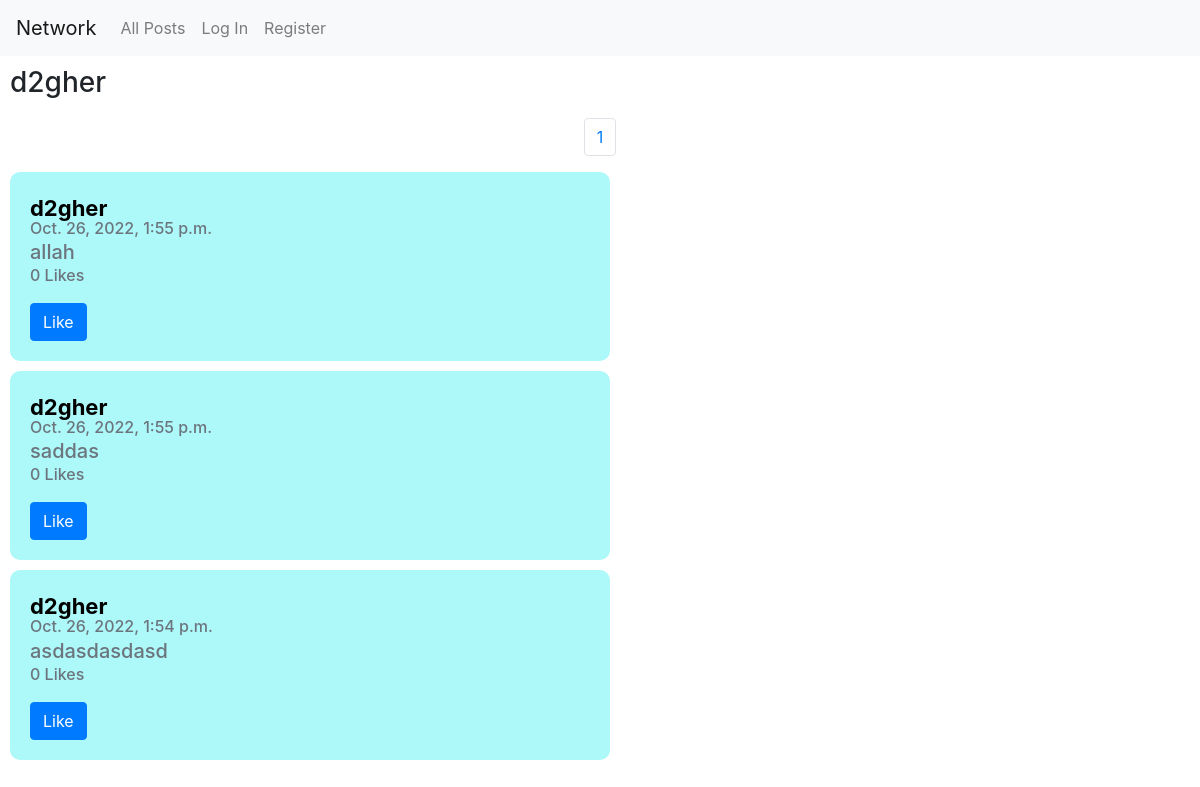
Page /d2gher on the earlier database version.
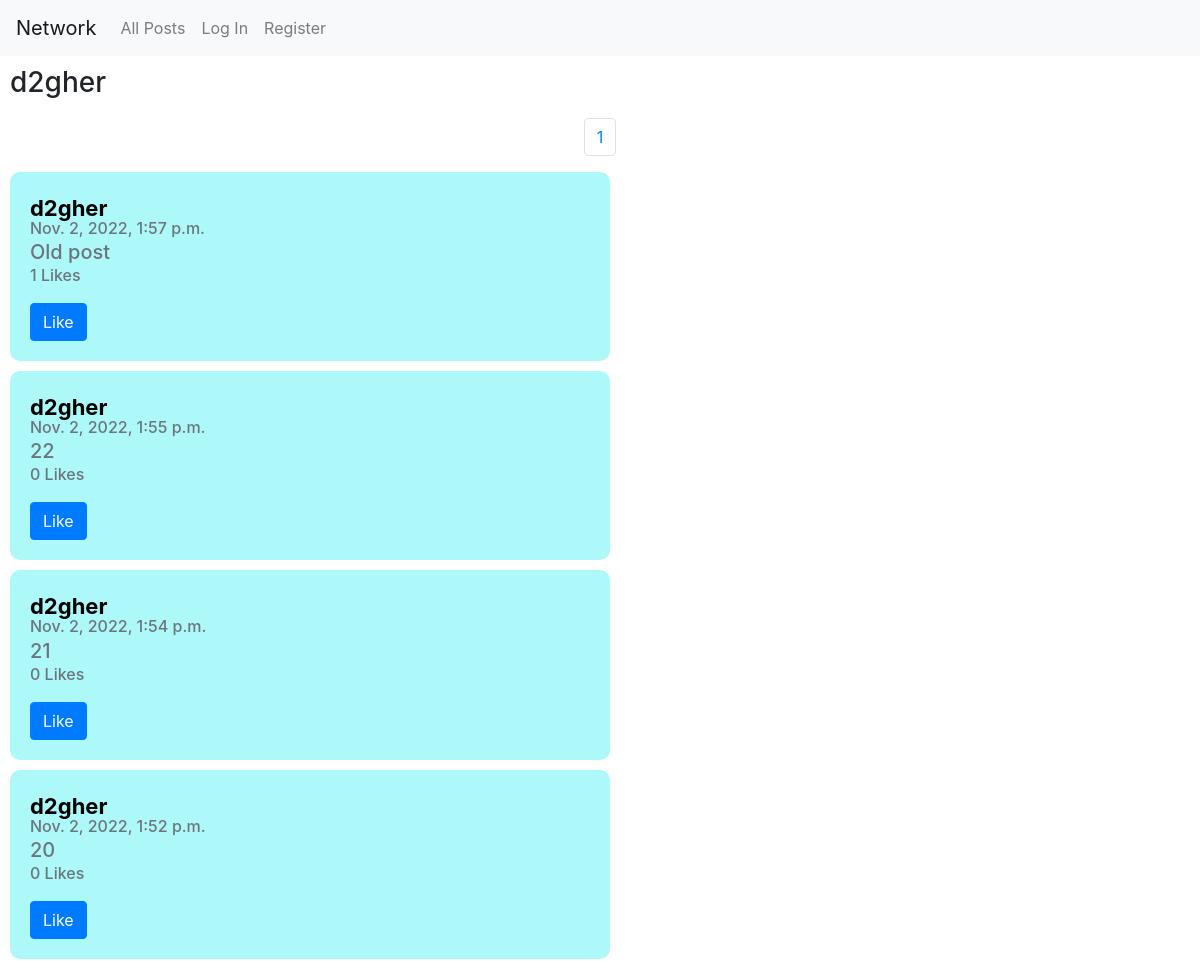
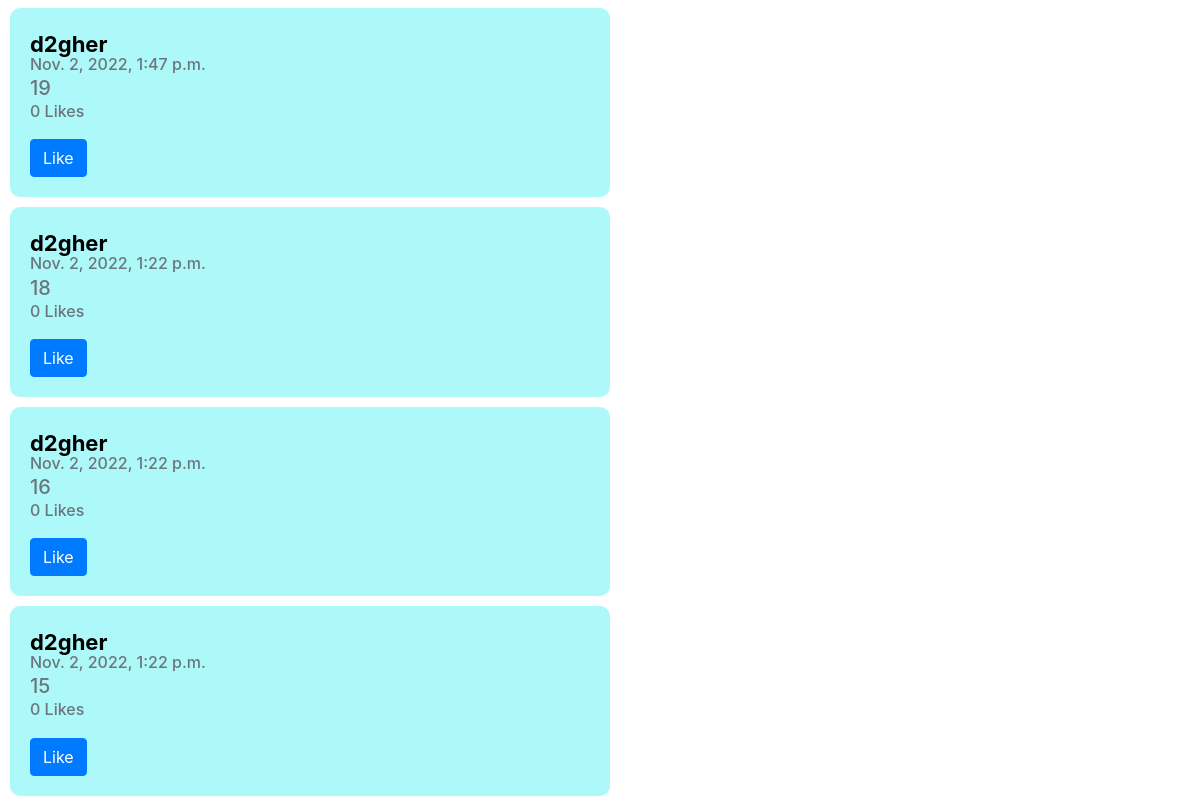
Same page on the later database version (2 pictures, top to bottom).
### network/models.py (models this page shows, shortened)
class Post(models.Model):
    user = models.ForeignKey("User", on_delete=models.CASCADE, related_name="users")
    body = models.TextField(blank=True)
    timestamp = models.DateTimeField(auto_now_add=True)
    likes = models.IntegerField(default=0)

class User(AbstractUser):
    pass

### network/views.py (the view)
# urls.py: path("<str:username>", views.profile, name="profile"),
def profile(request, username):
    try:
        following = False
        user = User.objects.get(username=username)
        posts = Post.objects.all().filter(user=user).order_by('-timestamp')
        posts = Paginator(posts, paginator_limit)
        pages_len = posts.num_pages
        page_number = request.GET.get('page')
        page_objs = posts.get_page(page_number)
    except:
        return render(request, "network/profile.html", {
        "message": "User doesn't exist"
    })
    try:
        if request.user.is_authenticated:
            cUser = User.objects.get(username=request.user.username)
            following = Follow.objects.get(follower=cUser, following=user)
            if following:
                following = True
    except:
        following = False
    return render(request, "network/profile.html", { "posts": page_objs, "pages_len": range(pages_len), "username": username, "following": following })

### network/templatetags/stringfy.py (called while the page is built)
@register.filter
def to_str(value):
    return str(value)

### network/templates/network/profile.html (shortened to what this page needs)
{% extends "network/layout.html" %}
{% block body %}
    <h3 class="profile-heading">{{ username }}</h3>
    <nav aria-label="Page navigation">
        <ul class="pagination justify-content-center">
          {% for i in pages_len %}
            <li class="page-item"><a class="page-link" href="?page={{ i|add:'1' }}">{{ i|add:"1" }}</a></li>
          {% endfor %}
        </ul>
    </nav>
    {% for post in posts %}
        <div id="post-{{post.id}}" class="card-body">
            <a class="profile-button" href="/{{post.user}}" class="card-title">{{post.user}}</a>
            <h6 class="card-subtitle mb-2 text-muted">{{post.timestamp}}</h6>
            <h5 class="card-subtitle mb-2 text-muted">{{post.body}}</h5>
            <h6 id="like-{{post.id}}" class="card-subtitle mb-2 text-muted">{{post.likes}} Likes</h6>
            {% load stringfy %}
            {% if post.liked %}
                <input id="likes-{{post.id}}" class="btn btn-primary" type="submit" value="Unlike" onclick="liked({{post.id}});">
            {% else %}
                <input id="likes-{{post.id}}" class="btn btn-primary" type="submit" value="Like" onclick="liked({{post.id}});">
            {% endif %}
        </div>
    {% endfor %}
{% endblock %}

Differences in the rows shown:
removed Post: user "d2gher", timestamp "Oct. 26, 2022, 1:55 p.m.", body "allah", likes "0"
removed Post: user "d2gher", timestamp "Oct. 26, 2022, 1:55 p.m.", body "saddas", likes "0"
removed Post: user "d2gher", timestamp "Oct. 26, 2022, 1:54 p.m.", body "asdasdasdasd", likes "0"
added Post: user "d2gher", timestamp "Nov. 2, 2022, 1:57 p.m.", body "Old post", likes "1"
added Post: user "d2gher", timestamp "Nov. 2, 2022, 1:55 p.m.", body "22", likes "0"
added Post: user "d2gher", timestamp "Nov. 2, 2022, 1:54 p.m.", body "21", likes "0"
added Post: user "d2gher", timestamp "Nov. 2, 2022, 1:52 p.m.", body "20", likes "0"
added Post: user "d2gher", timestamp "Nov. 2, 2022, 1:47 p.m.", body "19", likes "0"
added Post: user "d2gher", timestamp "Nov. 2, 2022, 1:22 p.m.", body "18", likes "0"
added Post: user "d2gher", timestamp "Nov. 2, 2022, 1:22 p.m.", body "16", likes "0"
added Post: user "d2gher", timestamp "Nov. 2, 2022, 1:22 p.m.", body "15", likes "0"
